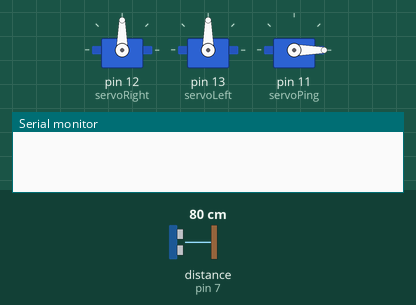
Recording of a sketch running on a simulated Arduino Uno, built for the host (arithmetic inside an expression is 32-bit, double 64-bit). Parts: 3 × servo, the last lines printed to the serial monitor. Wiring (inferred from the names in the program): ultrasonic range finder: trigger pin 7; echo pin 7. The test bench sets the inputs (shaded band); at power-on: distance to the obstacle (sensor on pin 7) 80 cm. The echo pulse lasts 58.3 µs per cm.

Above: at 0.0 s.
At 1.2 s:
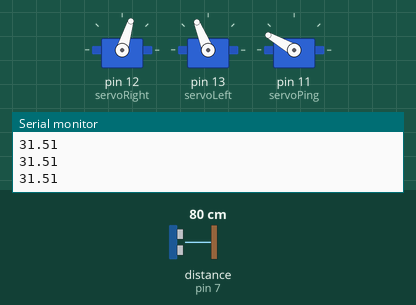
1.3 s: distance to the obstacle (sensor on pin 7) set to 2 cm
At 5.1 s:
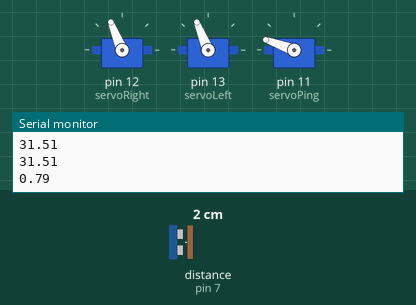
Timing chart, 0 to 32.3 s (numbered marks = the images above; inputs shaded):
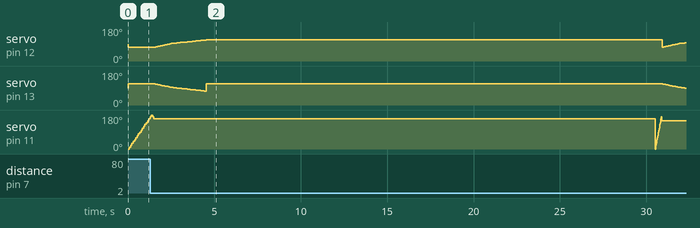

The sketch:

ping-automation.ino
```cpp
#include <Servo.h>

Servo servoRight;
Servo servoLeft;
Servo servoPing;

const int pingPin = 7;

float scan[18], dist, tmp;

int direct;

void setup() {
  // initialize serial communication:
  Serial.begin(9600);

  servoRight.attach(12);
  servoLeft.attach(13);
  servoPing.attach(11);

  for(int i=0; i<18; i++){
      scan[i] = float(122);
  }

}

void loop() {
    for(int i=0; i<180; i+=10){
        senseMove(i);
    }
    for(int i=180; i>0; i-=10){
        senseMove(i);
    }
}

void senseMove(int angle){
    servoPing.write(angle);
    scan[(angle/10)+1] = distance();
    dist = minDist();
    Serial.print(dist);
    Serial.println();
    if (dist <= 4) {
        slowDown(5);
        backward(1000);
        if (direct<=90){
            turnLeft(500+(direct*150));
        }
        else{
            turnRight(500+(direct*150));
        }
        for(int i=0; i<180; i+=10){
            servoPing.write(i);
            scan[(i/10)+1] = distance();
        }
    }
    else if (dist <= 12) {
        forward(50, 200);
    }
    else{
        forward(50, 200);
    }
}

float distance(){
    long duration;
    float inches;
    delay(20);

    // The PING))) is triggered by a HIGH pulse of 2 or more microseconds.
    // Give a short LOW pulse beforehand to ensure a clean HIGH pulse:
    pinMode(pingPin, OUTPUT);
    digitalWrite(pingPin, LOW);
    delayMicroseconds(2);
    digitalWrite(pingPin, HIGH);
    delayMicroseconds(5);
    digitalWrite(pingPin, LOW);

    // The same pin is used to read the signal from the PING))): a HIGH
    // pulse whose duration is the time (in microseconds) from the sending
    // of the ping to the reception of its echo off of an object.
    pinMode(pingPin, INPUT);
    duration = pulseIn(pingPin, HIGH);

    // convert the time into a distance
    inches = microsecondsToInches(duration);
    return inches;
}

float microsecondsToInches(long microseconds) {
  //turning microsecounds to inches.
  //74 n speed of sound
  return (float(microseconds) / 74) / 2;
}

void forward(int time, int speed){
    servoLeft.writeMicroseconds(1500+speed);
    servoRight.writeMicroseconds(1500-speed);
    delay(time);
}

void turnLeft(int time){
    servoLeft.writeMicroseconds(1300);
    servoRight.writeMicroseconds(1300);
    delay(time);
}

void turnRight(int time){
    servoLeft.writeMicroseconds(1700);
    servoRight.writeMicroseconds(1700);
    delay(time);
}

void backward(int time){
    for(int i=0; i<200; i+=10){
        servoLeft.writeMicroseconds(1500-i);
        servoRight.writeMicroseconds(1500+i);
        delay(100);
    }
}

void slowDown(int howmuch){
    for(int i=200; i>0; i-=10){
        servoLeft.writeMicroseconds(1500+i);
        servoRight.writeMicroseconds(1500-i);
        delay(50);
    }
}

float minDist(){
    float min = 122;
    for(int i = 0; i < 18; i++){
        if (scan[i] <= min){
            min = scan[i];
            direct = i*10;
        }
    }
    return min;
}
```
